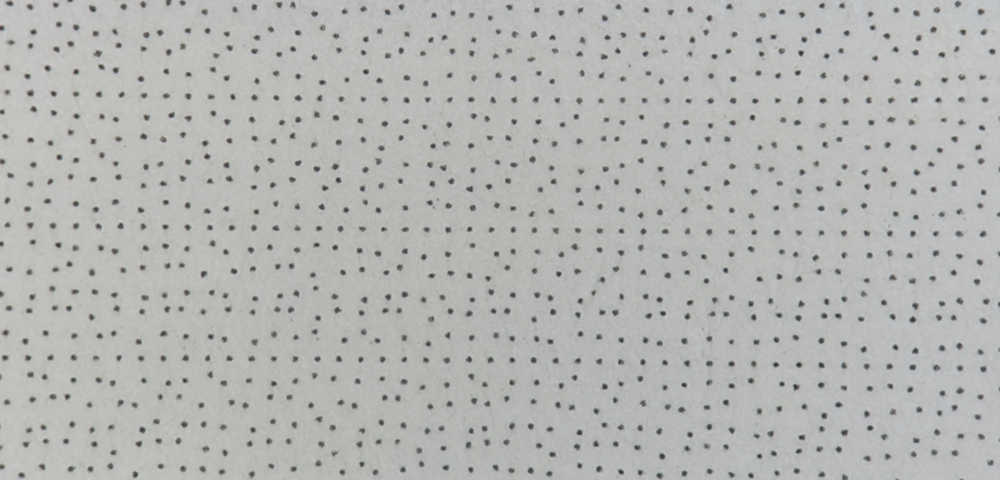
//> input picture Test/imgs/te.PNG, 1000 x 480 px, shrunk from 1618 x 776 before the run
$ ./TEST_keypoint_Detector_goodFeaturesToTrack   (built with g++ and OpenCV 4)
//> lines starting //> are read from the running program, lines starting //| are printed output that depends on the picture; after the words box and inside, x2 and y2 are one past the last pixel; in counts of white or black regions, pixels touching at a corner belong together
#include <opencv2/opencv.hpp>

using namespace std;
using namespace cv;

int main() {
    string PATH = "imgs/te.png";
    Mat image = imread(PATH, 0);  // 그레이스케일로 로드
//> image: 480 rows x 1000 cols, CV_8UC1; min 47, max 203, mean 180.6
    GaussianBlur(image, image, Size(9, 9), 0);
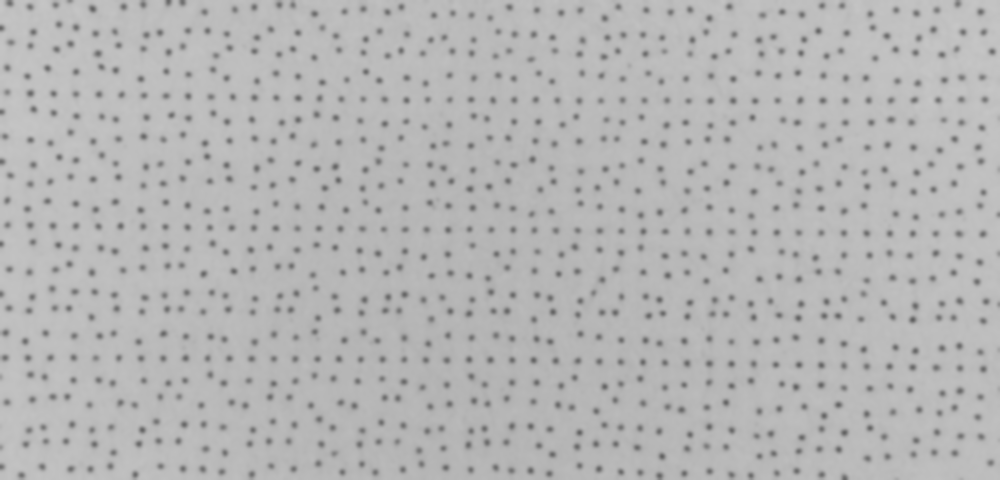
//> image: 480 rows x 1000 cols, CV_8UC1; min 97, max 198, mean 180.6
    threshold(image, image, 0, 255, cv::THRESH_BINARY | cv::THRESH_OTSU);
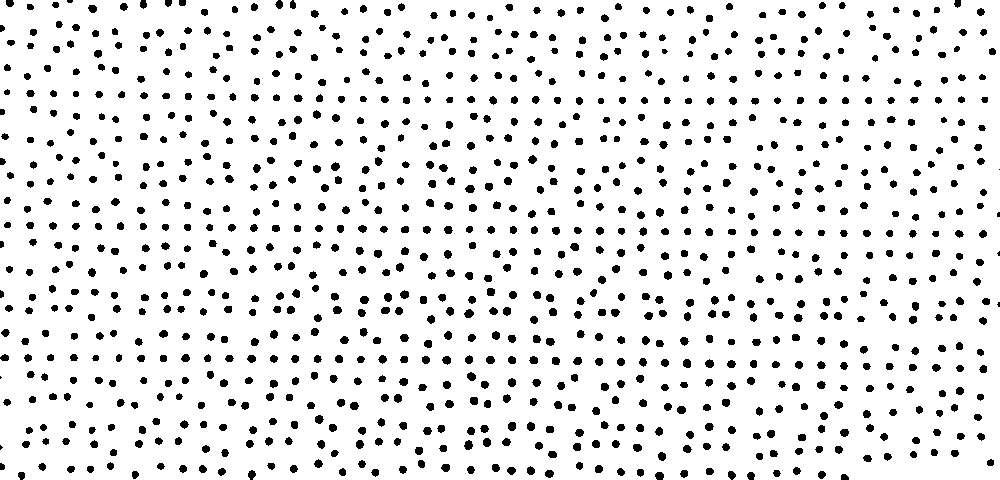
//> image: 480 rows x 1000 cols, CV_8UC1; 90.8% white; 987 black regions (7 under 20 px), largest, box (x1, y1, x2, y2) and area: (464, 440, 473, 450) 66, (464, 309, 474, 318) 65, (508, 422, 516, 431) 62
    Canny(image, image, 0, 0);
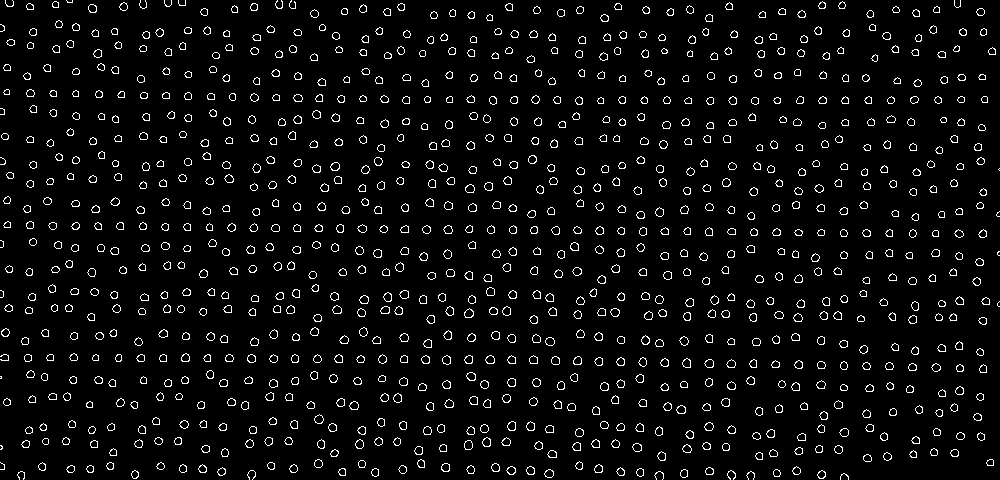
//> image: 480 rows x 1000 cols, CV_8UC1; 4.9% white in thin lines or dots
    //imshow("Good Features To Track", image);waitKey(0);

    if (image.empty()) {
        cerr << "이미지없음." << endl;
        return -1;
    }

    // 코너 찾기
    vector<Point2f> corners;
    //goodFeaturesToTrack(image, corners, 200, 0.01, 10, {}, true, {}, 0.04);
    goodFeaturesToTrack(image, corners, 200, 0.01, 10);
//> corners = 200 Points (x, y), first 12: [893, 318], [983, 77], [582, 74], [496, 56], [31, 7], [665, 51], [594, 289], [875, 55], [690, 51], [957, 46], [4, 225], [157, 164]

    // 결과 표시
    Mat output = image.clone();
    cvtColor(output, output, COLOR_GRAY2BGR);
//> output: 480 rows x 1000 cols, CV_8UC3; 4.9% white in thin lines or dots
    for (const auto& corner : corners) {
        circle(output, corner, 5, Scalar(0, 0, 255), -1);
    }
//> this loop made 200 passes
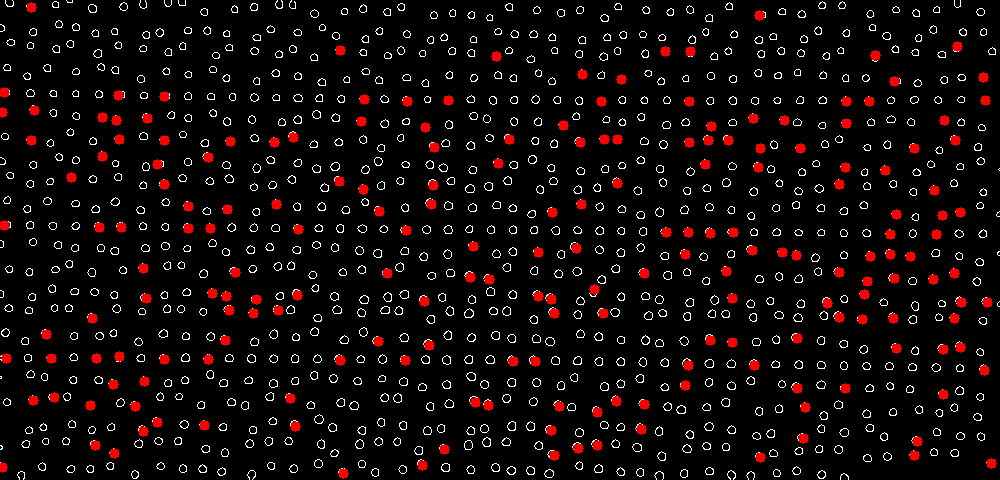
//> output: 480 rows x 1000 cols, CV_8UC3; mean B, G, R 10.5, 10.5, 19.1

    namedWindow("Good Features To Track");
    imshow("Good Features To Track", output);
    waitKey(0);

    return 0;
}

$ run again, with Test/imgs/dot45.png copied over Test/imgs/te.PNG
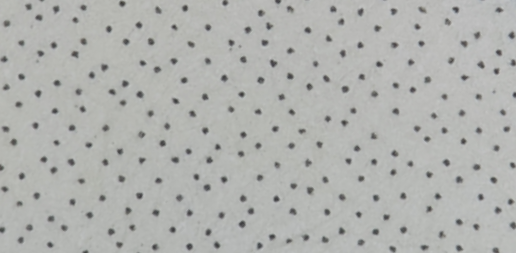
//> input picture Test/imgs/dot45.png, 516 x 253 px
//> `threshold(image, image, 0, 255, cv::THRESH_BINARY | cv::THRESH_OTSU);`:
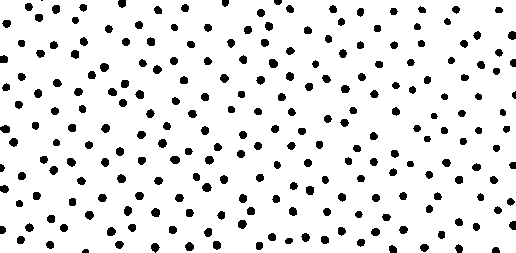
//> image: 253 rows x 516 cols, CV_8UC1; 91% white; 234 black regions (1 under 20 px), largest, box (x1, y1, x2, y2) and area: (269, 59, 278, 68) 67, (202, 183, 212, 192) 66, (170, 156, 180, 164) 65
//> corners = 200 Points (x, y), first 12: [500, 10], [423, 10], [285, 241], [273, 238], [460, 223], [52, 220], [252, 212], [20, 204], [73, 203], [481, 198], [197, 178], [411, 164]
//> the loop `for (const auto& corner : corners)` made 200 passes
//> after the loop `for (const auto& corner : corners)`:
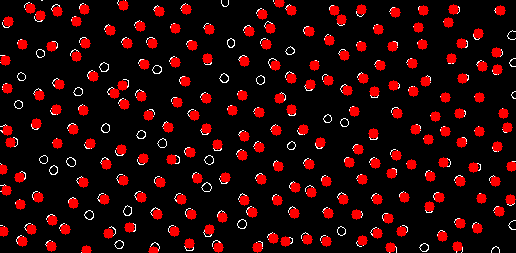
//> output: 253 rows x 516 cols, CV_8UC3; mean B, G, R 5.4, 5.4, 36.9

$ run again, with Test/imgs/dot_15.png copied over Test/imgs/te.PNG
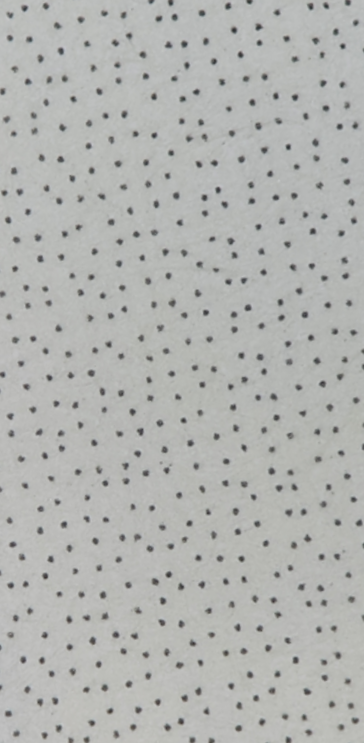
//> input picture Test/imgs/dot_15.png, 364 x 743 px
//> `threshold(image, image, 0, 255, cv::THRESH_BINARY | cv::THRESH_OTSU);`:
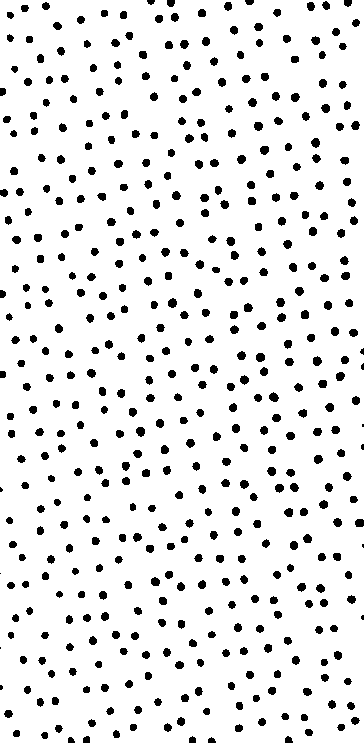
//> image: 743 rows x 364 cols, CV_8UC1; 91.2% white; 472 black regions (10 under 20 px), largest, box (x1, y1, x2, y2) and area: (269, 392, 279, 402) 70, (136, 427, 145, 437) 70, (168, 298, 177, 308) 69
//> corners = 200 Points (x, y), first 12: [107, 520], [87, 520], [361, 617], [11, 636], [205, 139], [45, 736], [117, 735], [17, 734], [305, 718], [286, 717], [207, 712], [240, 707]
//> the loop `for (const auto& corner : corners)` made 200 passes
//> after the loop `for (const auto& corner : corners)`:
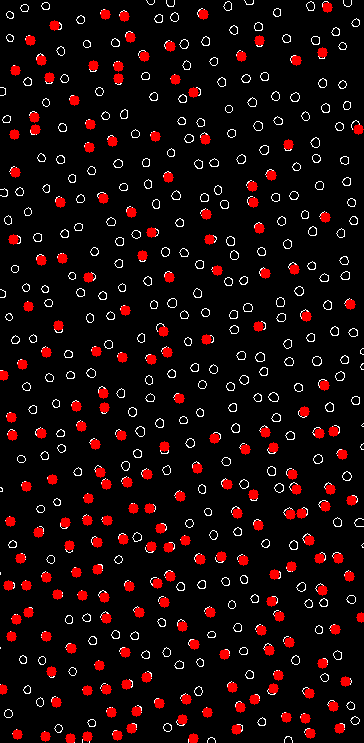
//> output: 743 rows x 364 cols, CV_8UC3; mean B, G, R 8.2, 8.2, 23.5
